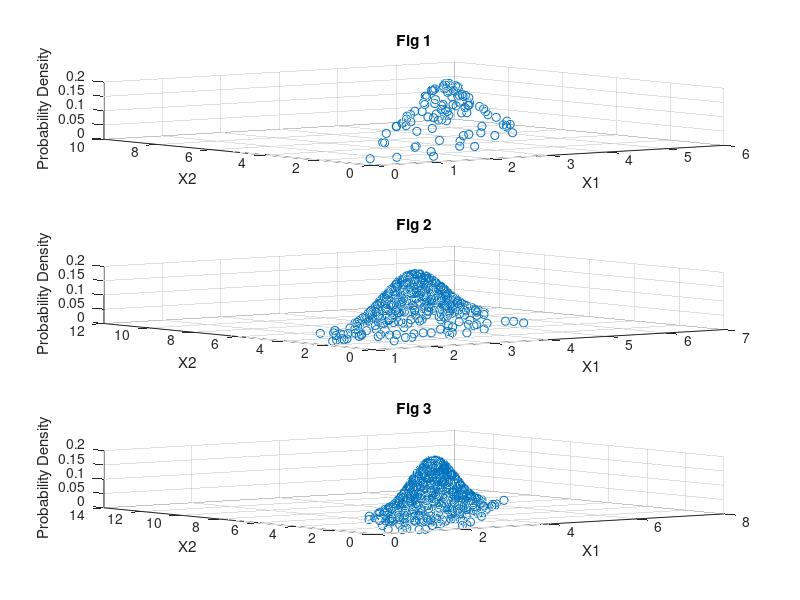

Write the MATLAB code that produced this figure.
% exp ------ 2

% for 100 data points
mu1 = [4 6];
sigma1 = [1 1.5; 1.5 3];
Rnorm1 = mvnrnd(mu1,sigma1,100); %sampling from bvariate normal for 100 points

y1 = mvnpdf(Rnorm1,mu1,sigma1)

rho4=corr(Rnorm1,y1) %comparing bivariate normal RV

%plotting function
subplot(3,1,1) %fig 1
scatter3(Rnorm1(:,1),Rnorm1(:,2),y1)
xlabel('X1')
ylabel('X2')
zlabel('Probability Density')
title('Fig 1')


%for 500 data points
mu2 = [4 6];
sigma2 = [1 1.5; 1.5 3];
Rnorm2 = mvnrnd(mu2,sigma2,500);%sampling from bvariate normal for 500 points
y2 = mvnpdf(Rnorm2,mu2,sigma2)
rho5=corr(Rnorm2,y2)

subplot(3,1,2) %fig 2
scatter3(Rnorm2(:,1),Rnorm2(:,2),y2)
xlabel('X1')
ylabel('X2')
zlabel('Probability Density')
title('Fig 2')

% for 1000 data points
mu3 = [4 6];
sigma3 = [1 1.5; 1.5 3];
Rnorm3 = mvnrnd(mu3,sigma3,1000);%sampling from bvariate normal for 1000 points
y3 = mvnpdf(Rnorm3,mu3,sigma3)
rho6=corr(Rnorm3,y3)

subplot(3,1,3) %fig 2
scatter3(Rnorm3(:,1),Rnorm3(:,2),y3)
xlabel('X1')
ylabel('X2')
zlabel('Probability Density')
title('Fig 3')

